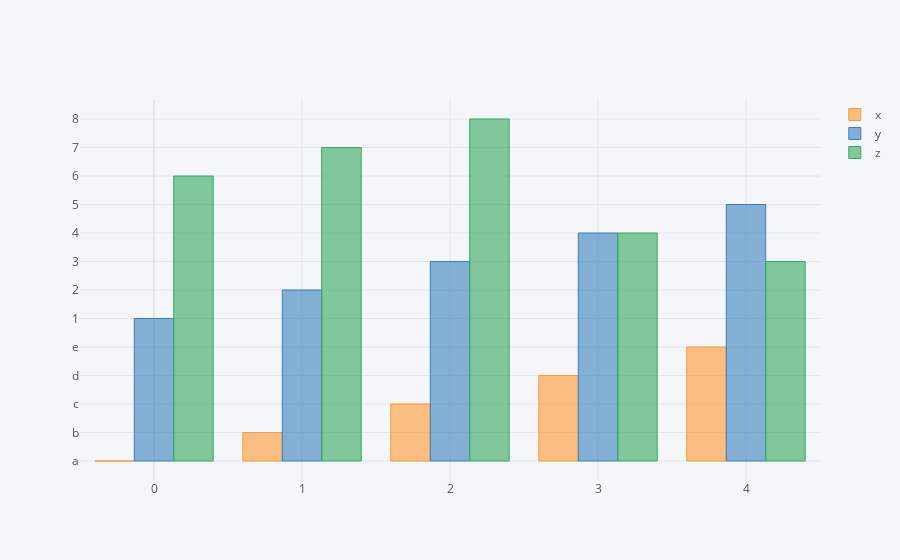

This figure's notebook cell:
### Code cell
df.iplot(kind = "bar")

### Figure 1 — Plotly figure (JSON) as saved in the notebook; plotly's stock layout.template omitted (floating-point values rounded to 4 significant figures)
{"data": [{"marker": {"color": "rgba(255, 153, 51, 0.6)", "line": {"color": "rgba(255, 153, 51, 1.0)", "width": 1}}, "name": "x", "orientation": "v", "text": "", "type": "bar", "x": [0, 1, 2, 3, 4], "y": ["a", "b", "c", "d", "e"]}, {"marker": {"color": "rgba(55, 128, 191, 0.6)", "line": {"color": "rgba(55, 128, 191, 1.0)", "width": 1}}, "name": "y", "orientation": "v", "text": "", "type": "bar", "x": [0, 1, 2, 3, 4], "y": [1, 2, 3, 4, 5]}, {"marker": {"color": "rgba(50, 171, 96, 0.6)", "line": {"color": "rgba(50, 171, 96, 1.0)", "width": 1}}, "name": "z", "orientation": "v", "text": "", "type": "bar", "x": [0, 1, 2, 3, 4], "y": [6, 7, 8, 4, 3]}], "layout": {"legend": {"bgcolor": "#F5F6F9", "font": {"color": "#4D5663"}}, "paper_bgcolor": "#F5F6F9", "plot_bgcolor": "#F5F6F9", "title": {"font": {"color": "#4D5663"}}, "xaxis": {"gridcolor": "#E1E5ED", "showgrid": true, "tickfont": {"color": "#4D5663"}, "title": {"font": {"color": "#4D5663"}, "text": ""}, "zerolinecolor": "#E1E5ED"}, "yaxis": {"gridcolor": "#E1E5ED", "showgrid": true, "tickfont": {"color": "#4D5663"}, "title": {"font": {"color": "#4D5663"}, "text": ""}, "zerolinecolor": "#E1E5ED"}}}
